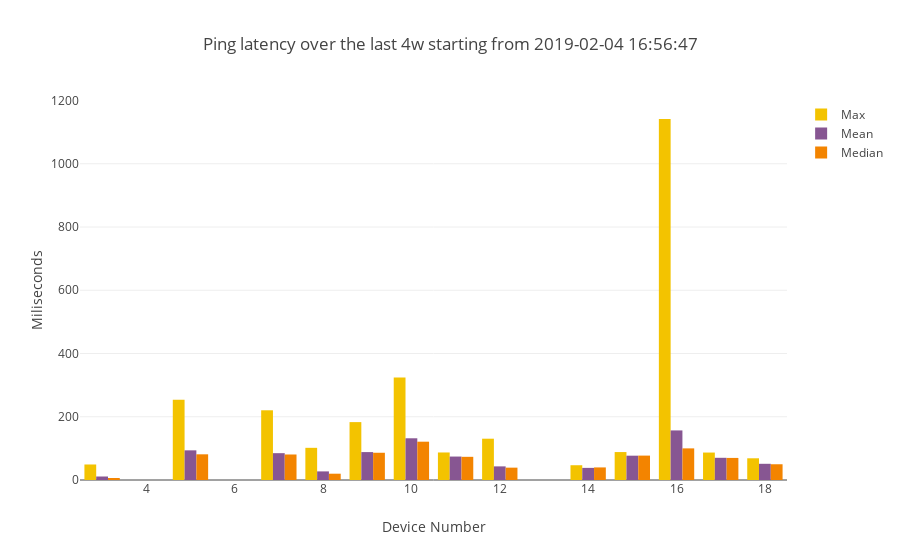

This figure's notebook cell:
### Code cell
ping_summary=mean_max_median_by1(ping_df,'PING')
combined_bar_plot_3traces(xvalues=ping_summary["SK_PI"],
                         yvalues1=ping_summary["max"],
                         yvalues2=ping_summary["mean"],
                         yvalues3=ping_summary["median"],
                         name1="Max",
                         name2="Mean",
                         name3="Median",
                         title="Ping latency over the last "+time_interval+ " starting from "+ starting_point,
                         ytitle="Miliseconds",
                         stack=False)

### Figure 1 — Plotly figure (JSON) as saved in the notebook; plotly's stock layout.template omitted (floating-point values rounded to 4 significant figures)
{"data": [{"marker": {"color": "#F3C300"}, "name": "Max", "type": "bar", "x": [3, 5, 7, 8, 9, 10, 11, 12, 14, 15, 16, 17, 18], "y": [49.08, 254.1, 220.4, 101.7, 183.1, 323.9, 87.06, 130.6, 46.69, 88.34, 1142.0, 86.81, 68.66]}, {"marker": {"color": "#875692"}, "name": "Mean", "type": "bar", "x": [3, 5, 7, 8, 9, 10, 11, 12, 14, 15, 16, 17, 18], "y": [11.07, 93.77, 84.83, 27.2, 88.25, 131.9, 74.16, 43.07, 38.33, 76.9, 156.8, 70.18, 51.21]}, {"marker": {"color": "#F38400"}, "name": "Median", "type": "bar", "x": [3, 5, 7, 8, 9, 10, 11, 12, 14, 15, 16, 17, 18], "y": [6.431, 81.23, 80.67, 19.92, 86.17, 121.1, 73.29, 39.06, 39.76, 77.17, 100.0, 69.83, 49.79]}], "layout": {"title": "Ping latency over the last 4w starting from 2019-02-04 16:56:47", "xaxis": {"title": "Device Number"}, "yaxis": {"title": "Miliseconds"}}}
